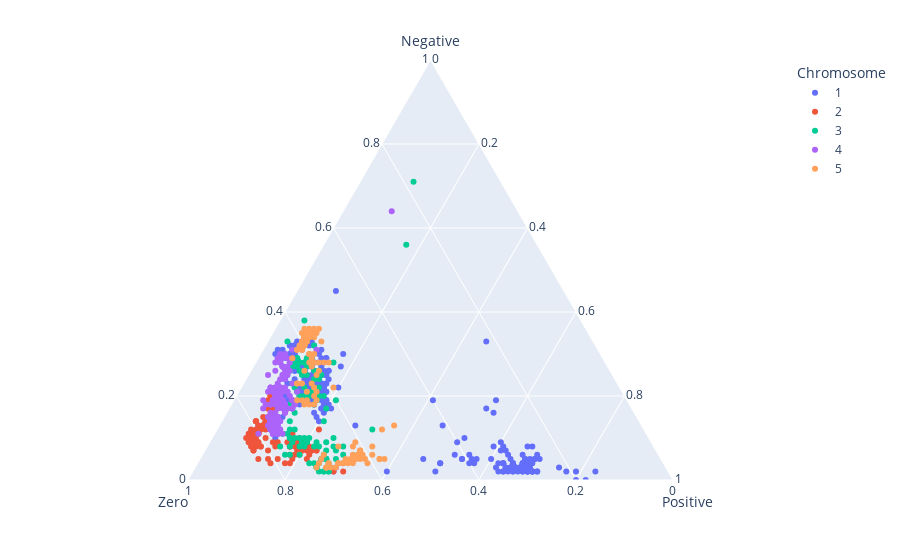

The notebook cell this image was saved under:
### Code cell
plot = px.scatter_ternary(df[0:715], a = 'Negative', 
                          b = 'Zero',
                          c='Positive',
                          color = 'Chromosome')
plot.show()

### Figure 1 — Plotly figure (JSON) as saved in the notebook; plotly's stock layout.template omitted (floating-point values rounded to 4 significant figures; data arrays with more than 128 entries replaced by an {"elided": "..."} marker saying what was removed)
{"data": [{"a": {"elided": "271 int values"}, "b": {"elided": "271 int values"}, "c": {"elided": "271 int values"}, "hovertemplate": "Chromosome=1<br>Negative=%{a}<br>Zero=%{b}<br>Positive=%{c}<extra></extra>", "legendgroup": "1", "marker": {"color": "#636efa", "symbol": "circle"}, "mode": "markers", "name": "1", "showlegend": true, "subplot": "ternary", "type": "scatterternary"}, {"a": [11, 9, 9, 11, 9, 9, 9, 8, 7, 9, 9, 9, 8, 9, 9, 8, 9, 9, 9, 11, 9, 9, 8, 7, 8, 10, 8, 7, 5, 7, 6, 7, 7, 7, 12, 7, 8, 8, 8, 5, 4, 6, 6, 6, 8, 2, 2, 4, 5, 5, 4, 5, 9, 7, 7, 8, 10, 8, 12, 9, 10, 9, 11, 12, 14, 11, 8, 12, 7, 10, 10, 8, 9, 8, 14, 14, 13, 13, 13, 14, 14, 13, 13, 13, 11, 12, 13, 15, 13, 13, 11, 11, 10, 12, 15, 17, 17, 17, 20, 19, 20], "b": [80, 78, 77, 73, 74, 74, 75, 75, 74, 73, 72, 74, 75, 73, 74, 74, 73, 73, 74, 73, 74, 72, 72, 73, 73, 72, 73, 72, 73, 73, 72, 70, 70, 71, 67, 71, 71, 72, 73, 76, 78, 74, 75, 76, 75, 69, 67, 77, 79, 81, 81, 83, 81, 83, 80, 81, 79, 82, 78, 81, 82, 82, 80, 81, 79, 82, 81, 80, 83, 83, 82, 78, 83, 83, 79, 79, 78, 78, 76, 77, 77, 78, 77, 76, 80, 79, 78, 76, 79, 78, 81, 80, 81, 79, 77, 75, 75, 74, 73, 74, 73], "c": [9, 13, 14, 16, 17, 17, 16, 17, 19, 18, 19, 17, 17, 18, 17, 18, 18, 18, 17, 16, 17, 19, 20, 20, 19, 18, 19, 21, 22, 20, 22, 23, 23, 22, 21, 22, 21, 20, 19, 19, 18, 20, 19, 18, 17, 29, 31, 19, 16, 14, 15, 12, 10, 10, 13, 11, 11, 10, 10, 10, 8, 9, 9, 7, 7, 7, 11, 8, 10, 7, 8, 14, 8, 9, 7, 7, 9, 9, 11, 9, 9, 9, 10, 11, 9, 9, 9, 9, 8, 9, 8, 9, 9, 9, 8, 8, 8, 9, 7, 7, 7], "hovertemplate": "Chromosome=2<br>Negative=%{a}<br>Zero=%{b}<br>Positive=%{c}<extra></extra>", "legendgroup": "2", "marker": {"color": "#EF553B", "symbol": "circle"}, "mode": "markers", "name": "2", "showlegend": true, "subplot": "ternary", "type": "scatterternary"}, {"a": [28, 22, 9, 5, 14, 18, 20, 19, 17, 19, 20, 19, 19, 21, 20, 22, 24, 26, 26, 24, 25, 26, 29, 29, 32, 28, 27, 29, 26, 28, 28, 27, 28, 29, 28, 26, 28, 29, 28, 28, 28, 17, 32, 38, 33, 29, 28, 27, 27, 25, 25, 23, 22, 21, 20, 20, 19, 19, 19, 18, 22, 18, 16, 14, 12, 6, 8, 8, 6, 9, 8, 9, 9, 10, 10, 10, 11, 9, 11, 12, 10, 6, 10, 10, 9, 9, 8, 8, 9, 8, 9, 10, 7, 8, 6, 5, 8, 56, 71, 5, 7, 5, 6, 4, 2, 2, 3, 2, 5, 2, 3, 4, 5, 2, 12, 6, 4, 4], "b": [56, 62, 71, 69, 65, 65, 62, 60, 63, 64, 63, 64, 64, 64, 65, 63, 62, 60, 60, 61, 60, 61, 60, 63, 58, 62, 62, 63, 66, 63, 63, 65, 63, 63, 63, 64, 64, 61, 62, 63, 65, 71, 60, 57, 63, 66, 63, 65, 64, 64, 63, 67, 67, 67, 67, 66, 66, 66, 68, 70, 65, 69, 70, 72, 73, 77, 75, 77, 74, 72, 70, 71, 72, 72, 74, 74, 74, 74, 75, 72, 73, 76, 71, 70, 71, 69, 72, 73, 71, 69, 67, 65, 66, 64, 65, 67, 66, 27, 18, 69, 68, 70, 69, 69, 70, 70, 72, 72, 69, 71, 72, 72, 69, 71, 56, 62, 71, 73], "c": [16, 16, 20, 26, 21, 17, 18, 21, 20, 17, 17, 17, 17, 15, 15, 15, 14, 14, 14, 15, 15, 13, 11, 8, 10, 10, 11, 8, 8, 9, 9, 8, 9, 8, 9, 10, 8, 10, 10, 9, 7, 12, 8, 5, 4, 5, 9, 8, 9, 11, 12, 10, 11, 12, 13, 14, 15, 15, 13, 12, 13, 13, 14, 14, 15, 17, 17, 15, 20, 19, 22, 20, 19, 18, 16, 16, 15, 17, 14, 16, 17, 18, 19, 20, 20, 22, 20, 19, 20, 23, 24, 25, 27, 28, 29, 28, 26, 17, 11, 26, 25, 25, 25, 27, 28, 28, 25, 26, 26, 27, 25, 24, 26, 27, 32, 32, 25, 23], "hovertemplate": "Chromosome=3<br>Negative=%{a}<br>Zero=%{b}<br>Positive=%{c}<extra></extra>", "legendgroup": "3", "marker": {"color": "#00cc96", "symbol": "circle"}, "mode": "markers", "name": "3", "showlegend": true, "subplot": "ternary", "type": "scatterternary"}, {"a": [25, 27, 29, 29, 26, 31, 33, 26, 25, 27, 25, 29, 23, 24, 28, 25, 29, 28, 29, 29, 30, 30, 29, 27, 28, 28, 26, 24, 22, 20, 18, 18, 17, 16, 15, 12, 14, 14, 14, 12, 13, 14, 14, 14, 14, 15, 13, 12, 13, 12, 12, 12, 11, 11, 12, 13, 64, 12, 31, 21, 11, 11, 11, 11, 11, 12, 12, 12, 14, 14, 14, 15, 15, 16, 16, 18, 18, 18, 19, 18, 17, 17, 17, 17, 19, 18, 21, 22, 19, 18, 17, 15, 18, 19, 21, 20, 19, 19, 18, 19, 20, 19, 18, 15, 16, 17, 18, 20, 19, 18, 22, 23, 22, 22, 21, 21, 22, 21, 22, 22, 28, 27, 21, 19, 11], "b": [71, 67, 66, 65, 67, 63, 60, 66, 68, 66, 67, 64, 67, 68, 67, 68, 64, 67, 66, 67, 65, 66, 67, 67, 67, 68, 69, 69, 70, 72, 72, 71, 72, 75, 75, 77, 76, 76, 75, 77, 75, 75, 76, 76, 74, 75, 76, 77, 77, 76, 76, 76, 77, 76, 76, 75, 26, 77, 58, 67, 76, 77, 76, 75, 76, 76, 75, 75, 74, 75, 76, 75, 74, 74, 72, 72, 71, 71, 71, 71, 71, 70, 70, 71, 71, 73, 69, 70, 73, 74, 76, 76, 74, 73, 71, 71, 72, 69, 69, 69, 69, 69, 69, 74, 72, 73, 73, 72, 71, 75, 72, 70, 72, 70, 72, 72, 69, 70, 71, 71, 65, 67, 73, 75, 80], "c": [4, 6, 5, 6, 7, 6, 7, 8, 7, 7, 8, 7, 10, 8, 5, 7, 7, 5, 5, 4, 5, 4, 4, 6, 5, 4, 5, 7, 8, 8, 10, 11, 11, 9, 10, 11, 10, 10, 11, 11, 12, 11, 10, 10, 12, 10, 11, 11, 10, 12, 12, 12, 12, 13, 12, 12, 10, 11, 11, 12, 13, 12, 13, 14, 13, 12, 13, 13, 12, 11, 10, 10, 11, 10, 12, 10, 11, 11, 10, 11, 12, 13, 13, 12, 10, 9, 10, 8, 8, 8, 7, 9, 8, 8, 8, 9, 9, 12, 13, 12, 11, 12, 13, 11, 12, 10, 9, 8, 10, 7, 6, 7, 6, 8, 7, 7, 9, 9, 7, 7, 7, 6, 6, 6, 9], "hovertemplate": "Chromosome=4<br>Negative=%{a}<br>Zero=%{b}<br>Positive=%{c}<extra></extra>", "legendgroup": "4", "marker": {"color": "#ab63fa", "symbol": "circle"}, "mode": "markers", "name": "4", "showlegend": true, "subplot": "ternary", "type": "scatterternary"}, {"a": [8, 8, 7, 9, 7, 12, 13, 8, 6, 6, 5, 5, 5, 6, 6, 5, 5, 5, 5, 5, 5, 5, 4, 4, 6, 4, 4, 4, 4, 4, 4, 3, 3, 3, 5, 4, 4, 4, 3, 3, 3, 19, 20, 22, 21, 23, 23, 26, 31, 33, 35, 36, 35, 36, 34, 34, 36, 36, 34, 33, 32, 34, 35, 32, 31, 30, 34, 33, 35, 35, 35, 34, 33, 31, 32, 29, 32, 31, 30, 33, 30, 28, 27, 28, 28, 29, 28, 28, 26, 25, 23, 23, 21, 18, 19, 19, 19, 18, 22, 18], "b": [65, 62, 61, 61, 61, 54, 51, 58, 59, 63, 63, 65, 63, 62, 61, 61, 62, 58, 57, 58, 63, 64, 67, 66, 69, 67, 64, 65, 61, 66, 67, 69, 70, 70, 70, 71, 69, 69, 72, 68, 70, 66, 64, 63, 63, 66, 66, 63, 61, 59, 56, 55, 57, 56, 57, 58, 58, 57, 59, 59, 60, 59, 59, 61, 62, 60, 58, 60, 58, 58, 58, 59, 60, 62, 60, 64, 60, 61, 60, 56, 59, 59, 61, 58, 57, 60, 61, 60, 60, 61, 65, 63, 65, 67, 68, 67, 64, 65, 59, 66], "c": [27, 30, 32, 30, 32, 34, 36, 34, 35, 31, 32, 30, 32, 32, 33, 34, 33, 37, 38, 37, 32, 31, 29, 30, 25, 29, 32, 31, 35, 30, 29, 28, 27, 27, 25, 25, 27, 27, 25, 29, 27, 15, 16, 15, 16, 11, 11, 11, 8, 8, 9, 9, 8, 8, 9, 8, 6, 7, 7, 8, 8, 7, 6, 7, 7, 10, 8, 7, 7, 7, 7, 7, 7, 7, 8, 7, 8, 8, 10, 11, 11, 13, 12, 14, 15, 11, 11, 12, 14, 14, 12, 14, 14, 15, 13, 14, 17, 17, 19, 16], "hovertemplate": "Chromosome=5<br>Negative=%{a}<br>Zero=%{b}<br>Positive=%{c}<extra></extra>", "legendgroup": "5", "marker": {"color": "#FFA15A", "symbol": "circle"}, "mode": "markers", "name": "5", "showlegend": true, "subplot": "ternary", "type": "scatterternary"}], "layout": {"legend": {"title": {"text": "Chromosome"}, "tracegroupgap": 0}, "margin": {"t": 60}, "ternary": {"aaxis": {"title": {"text": "Negative"}}, "baxis": {"title": {"text": "Zero"}}, "caxis": {"title": {"text": "Positive"}}, "domain": {"x": [0, 1], "y": [0, 1]}}}}
